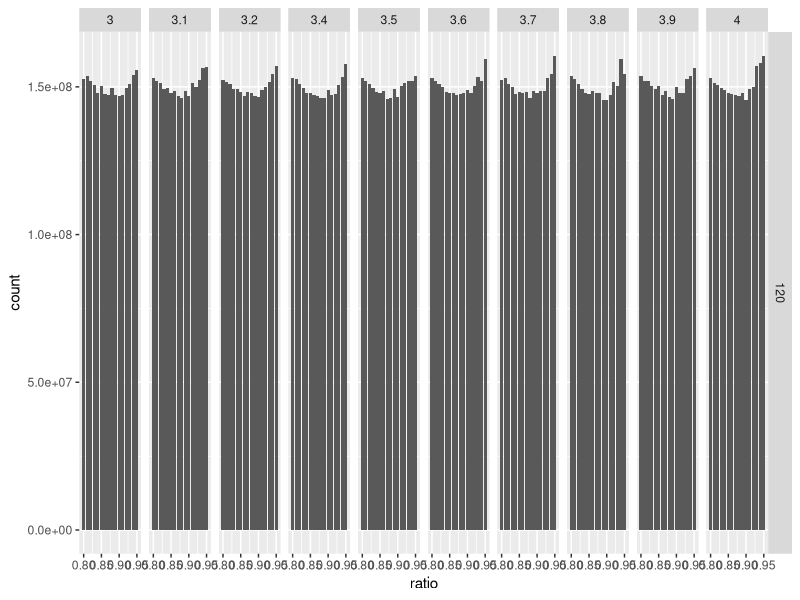

Write the R code that produced this figure.
library(ggplot2)
library(stringr)

df <- read.csv("scores.csv", stringsAsFactors=FALSE)

df$minutes <- sapply(df$filename, function(x) { as.integer(strsplit(strsplit(x, "_")[[1]][11], "\\.")[[1]][1]) })
df$threshold <- sapply(df$filename, function(x) { 
  as.numeric(paste(strsplit(x, "_")[[1]][8:9], collapse = "."))
    })
df$ratio <- sapply(df$filename, function(x) { 
  tmp <- strsplit(x, "_")[[1]][14:15]
  tmp <- str_replace(tmp, ".csv", "")
  as.numeric(paste(tmp, collapse = "."))
})


ggplot(df) + geom_bar(aes(x=ratio, weight=score), position="dodge") + facet_grid(minutes ~ threshold)
